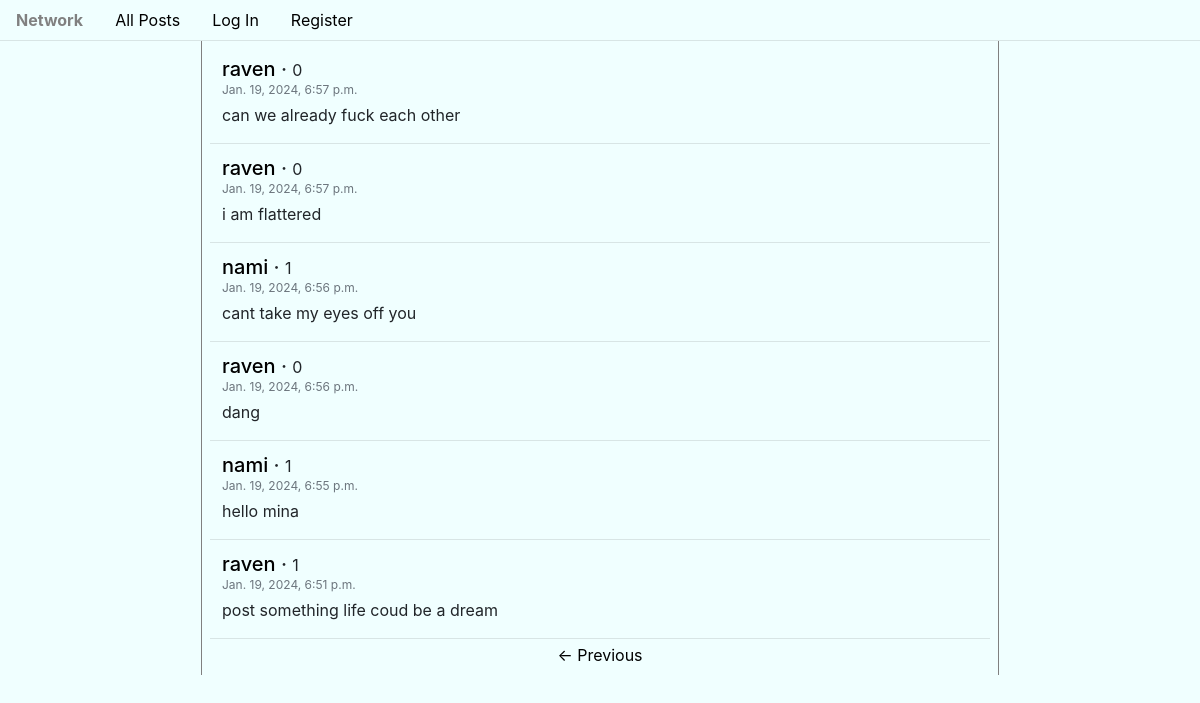
/?page=3, run on the app's committed database.
### network/models.py (models this page shows, shortened)
class Post(models.Model):
    poster = models.ForeignKey(User, on_delete=models.CASCADE, related_name='writer')
    content = models.CharField(max_length=240)
    timestamp = models.DateTimeField(default=datetime.now)
    likes = models.ManyToManyField(User, related_name='liked')

class User(AbstractUser):
    pass

### network/views.py (the view)
# urls.py: path("", views.index, name="index"),
def index(request):
    allpost = Post.objects.all().order_by('-timestamp')
    paginator = Paginator(allpost, paginateby)
    page_number = request.GET.get('page')
    page_obj = paginator.get_page(page_number)
    return render(request, "network/index.html", {
        'page_obj': page_obj
    })

### network/templates/network/index.html (shortened to what this page needs)
{% extends "network/layout.html" %}
{% load static %}
{% block body %}
<div class="container">
    <div class="row justify-content-md-center wholecontainer">
        <div class="mx-3 p-2 middleitem">
            <div class="allpost">
            {% for post in page_obj %}
                <div class="row postitem p-2 mx-1">
                    <h5 class="my-0">
                        <a href="{% url 'viewuser' user_id=post.poster.id %}">{{ post.poster }}</a>
                        &middot;
                        <small id="like-count-{{post.id}}">{{ post.likes.all.count }}</small>
                    </h5>
                    <p class="text-muted m-0 p-0" style="font-size: 12px;">{{ post.timestamp }}</p>
                    <div class="my-1" id="contentdiv-{{post.id}}">
                        <p class="my-0" id="content-{{post.id}}">{{ post.content }}</p>
                    </div>
                </div>
                <hr class="my-1">
            {% endfor %}
            </div>
            <div class="row pagination justify-content-md-center mx-2">
                <span class="step-links">
                    {% if page_obj.has_previous %}
                    <a href="?page={{ page_obj.previous_page_number }}">&leftarrow; Previous</a>
                    {% endif %}
                </span>
            </div>
        </div>
    </div>
</div>
{% endblock %}

### network/static/network/styles.css (style rules this page uses)
* { background-color: azure; }
.middleitem { border: none; border-left: 1px solid gray; border-right: 1px solid gray; width: 70%; margin-bottom: 20vh; }
.allpost { display: block; }
.postitem { display: block; }
a { color: black; }

### data on the page
Post: poster "raven", likes.all.count "0", timestamp "Jan. 19, 2024, 6:57 p.m.", content "can we already fuck each other"
Post: poster "raven", likes.all.count "0", timestamp "Jan. 19, 2024, 6:57 p.m.", content "i am flattered"
Post: poster "nami", likes.all.count "1", timestamp "Jan. 19, 2024, 6:56 p.m.", content "cant take my eyes off you"
Post: poster "raven", likes.all.count "0", timestamp "Jan. 19, 2024, 6:56 p.m.", content "dang"
Post: poster "nami", likes.all.count "1", timestamp "Jan. 19, 2024, 6:55 p.m.", content "hello mina"
Post: poster "raven", likes.all.count "1", timestamp "Jan. 19, 2024, 6:51 p.m.", content "post something life coud be a dream"
